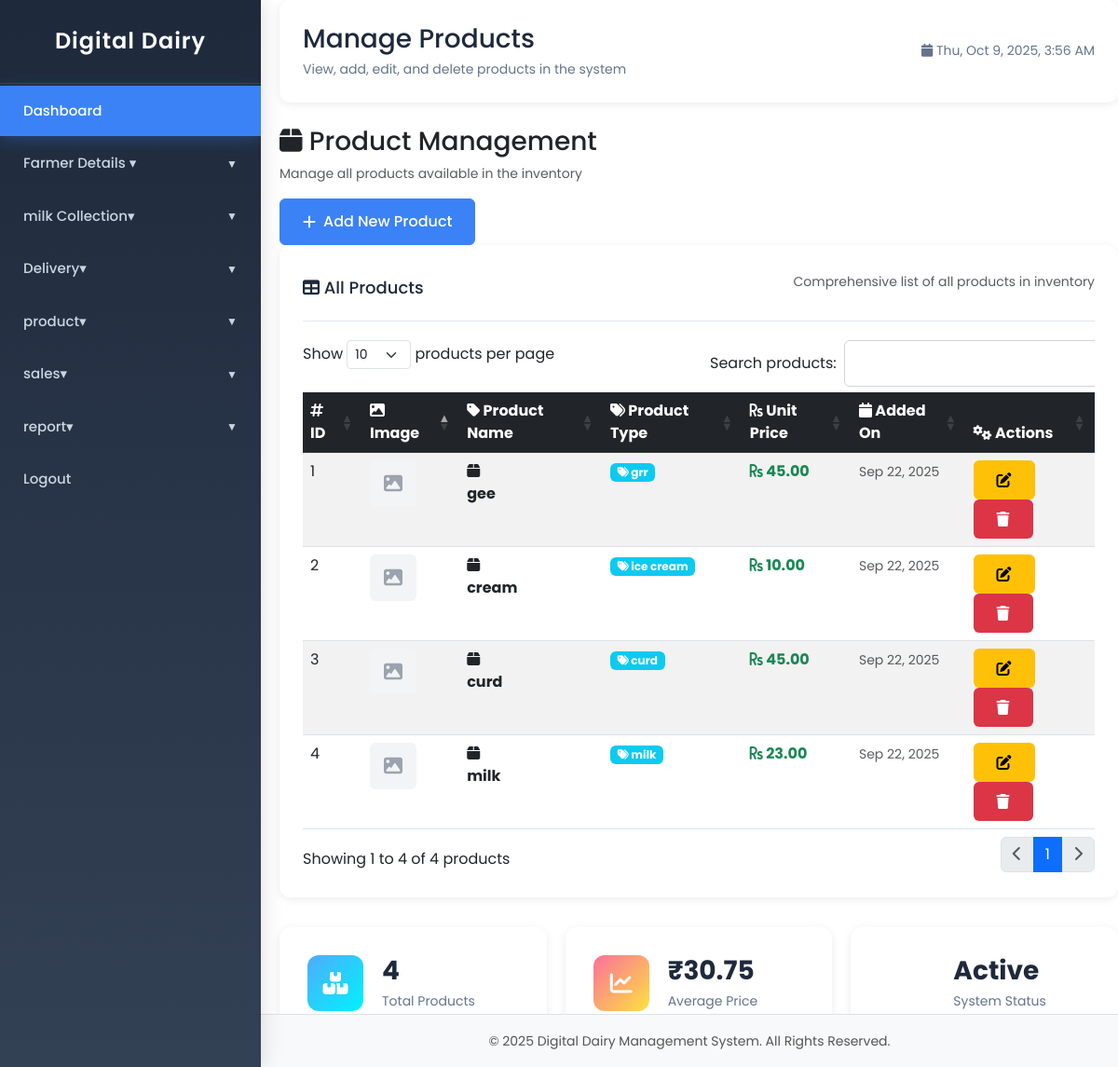
Page /manage_product.php (signed in) on the earlier database version.
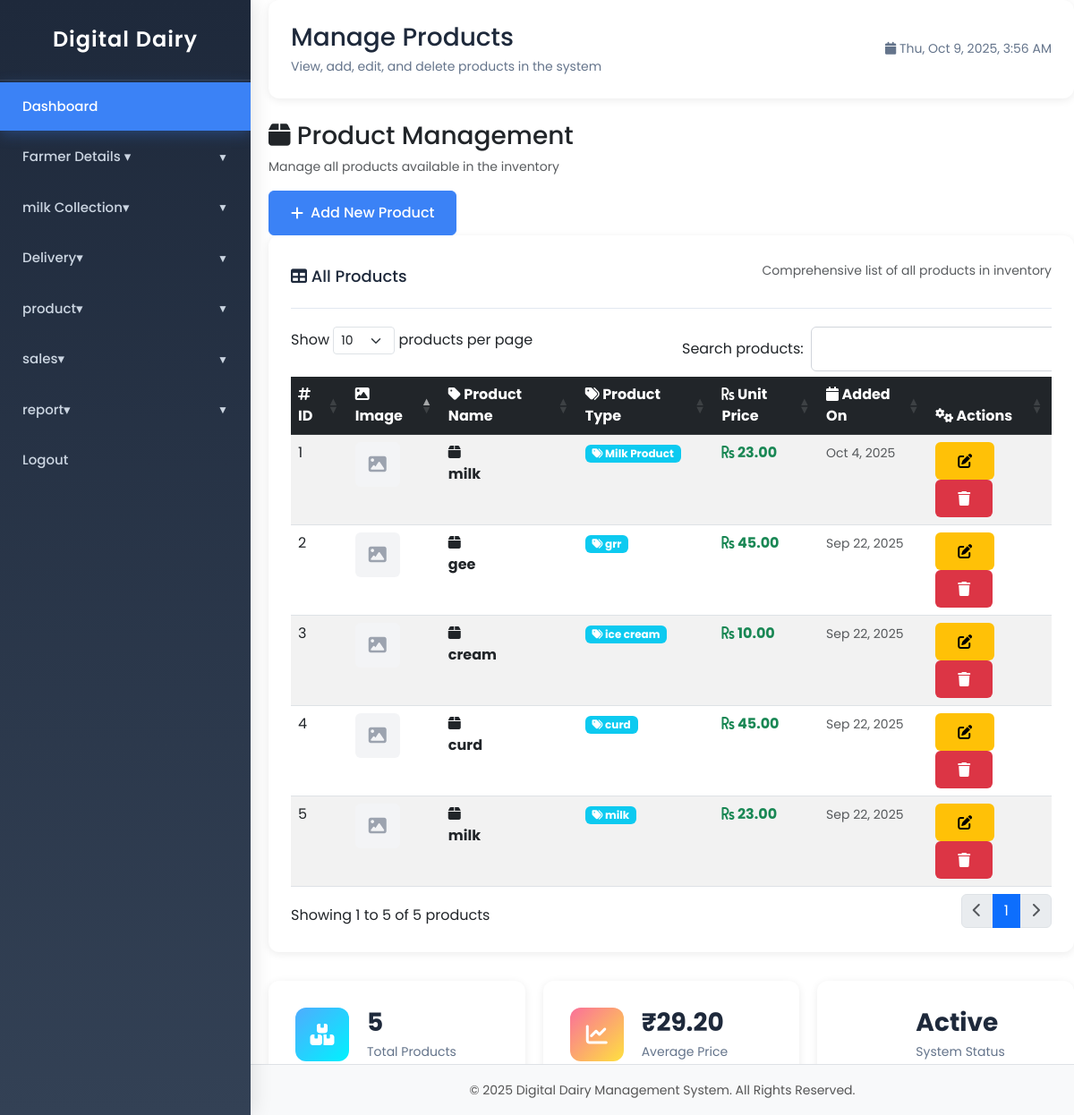
Same page on the later database version.
### tables this page shows
CREATE TABLE `tblproduct` (
  `ID` int(11) NOT NULL,
  `ProductName` varchar(100) DEFAULT NULL,
  `ProductType` varchar(50) DEFAULT NULL,
  `UnitPrice` decimal(10,2) DEFAULT NULL,
  `productimage` varchar(255) DEFAULT NULL,
  `Quantity` int(11) DEFAULT NULL,
  `Description` text DEFAULT NULL,
  `PostingDate` timestamp NOT NULL DEFAULT current_timestamp()
);

### manage_product.php (the view, shortened to what the changed rows need)
<?php
include('includes/header.php');
include('includes/config.php');
?>
<!DOCTYPE html>
<html lang="en">
<head>
    <link rel="stylesheet" href="style.css" />
    <link rel="stylesheet" href="https://cdnjs.cloudflare.com/ajax/libs/font-awesome/6.4.0/css/all.min.css" />
    <link rel="stylesheet" href="https://cdn.datatables.net/1.11.5/css/dataTables.bootstrap5.min.css" />
</head>
<body>
    <div class="dashboard-container" style="max-width: 100%; overflow-x: hidden;">
        <?php include('includes/sidebar.php'); ?>
        <div class="dashboard-main" style="width: 100%; max-width: 100%;">
            <div class="dashboard-header">
                <div class="dashboard-title">
                    <h1>Manage Products</h1>
                </div>
            </div>
            <div class="chart-card">
                <div class="table-container">
                    <div class="table-responsive">
                        <table class="table table-striped table-hover" id="productsTable" style="width: 100%; max-width: 100%;">
                            <thead class="table-dark">
                                <tr>
                                    <th><i class="fas fa-hashtag"></i> ID</th>
                                    <th><i class="fas fa-image"></i> Image</th>
                                    <th><i class="fas fa-tag"></i> Product Name</th>
                                    <th><i class="fas fa-tags"></i> Product Type</th>
                                    <th><i class="fas fa-rupee-sign"></i> Unit Price</th>
                                    <th><i class="fas fa-calendar"></i> Added On</th>
                                    <th><i class="fas fa-cogs"></i> Actions</th>
                                </tr>
                            </thead>
                            <tbody>
                                <?php
                                $ret = mysqli_query($con, "SELECT * FROM tblproduct ORDER BY ID DESC");
                                $cnt = 1;
                                while ($row = mysqli_fetch_array($ret)) {
                                ?>
                                    <tr>
                                        <td><?php echo $cnt++; ?></td>
                                        <td>
                                            <div class="product-image-cell">
                                                <?php if (!empty($row['ProductImage']) && file_exists($row['ProductImage'])): ?>
                                                    <img src="<?php echo htmlspecialchars($row['ProductImage']); ?>"
                                                         alt="<?php echo htmlspecialchars($row['ProductName']); ?>"
                                                         class="product-thumbnail"
                                                         onclick="showImageModal('<?php echo htmlspecialchars($row['ProductImage']); ?>', '<?php echo htmlspecialchars($row['ProductName']); ?>')">
                                                <?php else: ?>
                                                    <div class="no-image">
                                                        <i class="fas fa-image"></i>
                                                    </div>
                                                <?php endif; ?>
                                            </div>
                                        </td>
                                        <td>
                                            <div class="product-info">
                                                <div class="product-icon">
                                                    <i class="fas fa-box"></i>
                                                </div>
                                                <div>
                                                    <strong><?php echo htmlspecialchars($row['ProductName']); ?></strong>
                                                </div>
                                            </div>
                                        </td>
                                        <td>
                                            <span class="badge bg-info">
                                                <i class="fas fa-tags"></i>
                                                <?php echo htmlspecialchars($row['ProductType']); ?>
                                            </span>
                                        </td>
                                        <td>
                                            <strong class="text-success">
                                                <i class="fas fa-rupee-sign"></i>
                                                <?php echo number_format($row['UnitPrice'], 2); ?>
                                            </strong>
                                        </td>
                                        <td>
                                            <small class="text-muted">
                                                <?php echo date('M j, Y', strtotime($row['PostingDate'])); ?>
                                            </small>
                                        </td>
                                        <td>
                                            <div class="action-buttons-cell">
                                                <a href="edit-product.php?pid=<?php echo $row['ID']; ?>" class="btn btn-sm btn-warning" title="Edit Product">
                                                    <i class="fas fa-edit"></i>
                                                </a>
                                                <a href="delete-product.php?pid=<?php echo $row['ID']; ?>" class="btn btn-sm btn-danger" title="Delete Product" onclick="return confirm('Are you sure you want to delete this product? This action cannot be undone.');">
                                                    <i class="fas fa-trash"></i>
                                                </a>
                                            </div>
                                        </td>
                                    </tr>
                                <?php } ?>
                            </tbody>
                        </table>
                    </div>
                </div>
            </div>
            <div class="stats-grid" style="margin-top: 2rem;">
                <div class="stat-card">
                    <div class="stat-content">
                        <?php
                        $result = mysqli_query($con, "SELECT COUNT(*) as total FROM tblproduct");
                        $total_products = 0;
                        if ($row = mysqli_fetch_assoc($result)) {
                            $total_products = $row['total'];
                        }
                        ?>
                        <h3><?php echo number_format($total_products); ?></h3>
                        <p>Total Products</p>
                    </div>
                </div>
                <div class="stat-card">
                    <div class="stat-content">
                        <?php
                        $result = mysqli_query($con, "SELECT AVG(UnitPrice) as avg_price FROM tblproduct");
                        $avg_price = 0;
                        if ($row = mysqli_fetch_assoc($result)) {
                            $avg_price = $row['avg_price'] ? $row['avg_price'] : 0;
                        }
                        ?>
                        <h3>₹<?php echo number_format($avg_price, 2); ?></h3>
                        <p>Average Price</p>
                    </div>
                </div>
            </div>
        </div>
    </div>
</body>
</html>
<?php include('includes/footer.php'); ?>

Differences in the rows shown:
added tblproduct: ProductName "milk", ProductType "Milk Product", UnitPrice "23.00", PostingDate "Oct 4, 2025"
Other differences:
text written by a page script: "Show products per page Search products: Showing 1 to 4 of 4 products 1" → "Show products per page Search products: Showing 1 to 5 of 5 products 1"
$total_products: "4" → "5"
$avg_price: "30.75" → "29.20"
